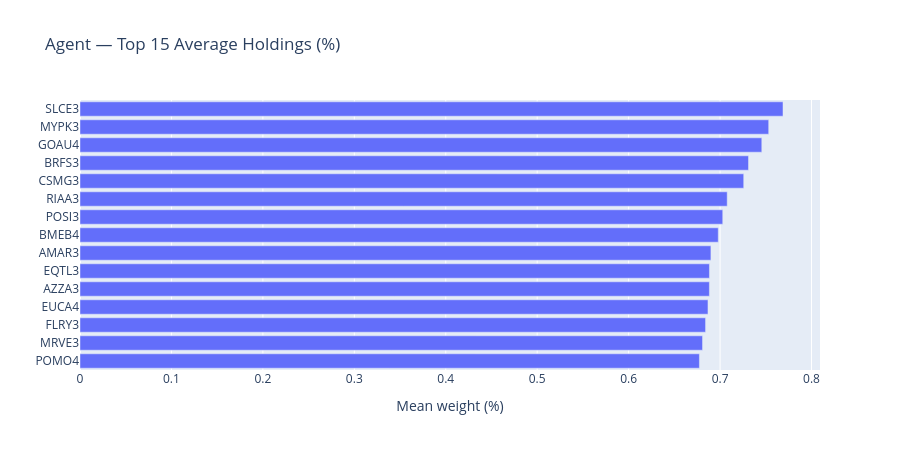

Notebook code for this chart:
### Markdown cell above
## 5. Agent Concentration — Top Average Holdings

Which names the agent actually leans on, on average across the test period.

### Code cell
weight_cols = [c for c in backtest.columns if c.startswith('w_')]
avg = (backtest[weight_cols].mean() * 100).sort_values(ascending=False).head(15)
avg.index = avg.index.str.removeprefix('w_')

fig = go.Figure(go.Bar(x=avg.values, y=avg.index, orientation='h'))
fig.update_layout(title='Agent — Top 15 Average Holdings (%)',
                  xaxis_title='Mean weight (%)', height=450,
                  yaxis=dict(autorange='reversed'))
fig.show()

print(f'Top-10 mean weight: {avg.head(10).sum():.1f}%  (100% = fully concentrated in 10 names)')

### Figure 1 — Plotly figure (JSON) as saved in the notebook; plotly's stock layout.template omitted (floating-point values rounded to 4 significant figures)
{"data": [{"orientation": "h", "type": "bar", "x": [0.7688, 0.7532, 0.7456, 0.7311, 0.7259, 0.7078, 0.7029, 0.698, 0.69, 0.6884, 0.6883, 0.6868, 0.6841, 0.6808, 0.6774], "y": ["SLCE3", "MYPK3", "GOAU4", "BRFS3", "CSMG3", "RIAA3", "POSI3", "BMEB4", "AMAR3", "EQTL3", "AZZA3", "EUCA4", "FLRY3", "MRVE3", "POMO4"]}], "layout": {"height": 450, "title": {"text": "Agent — Top 15 Average Holdings (%)"}, "xaxis": {"title": {"text": "Mean weight (%)"}}, "yaxis": {"autorange": "reversed"}}}
